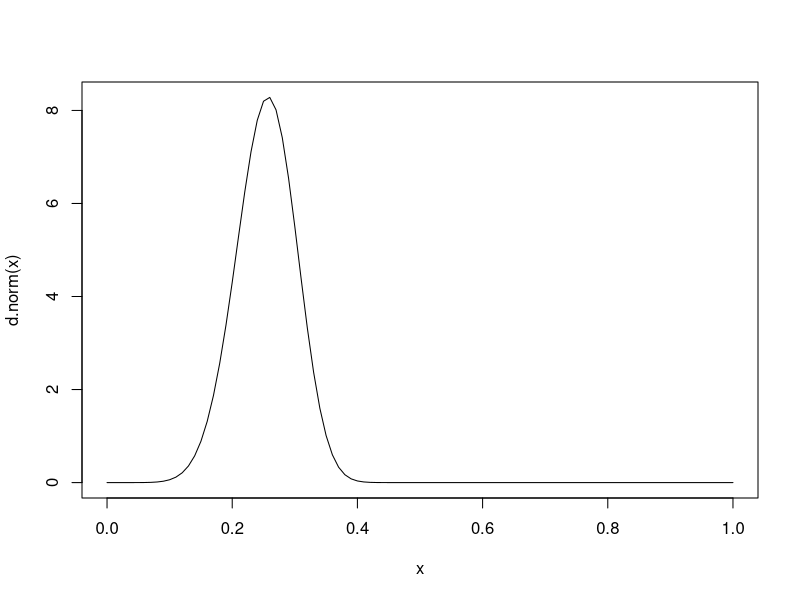
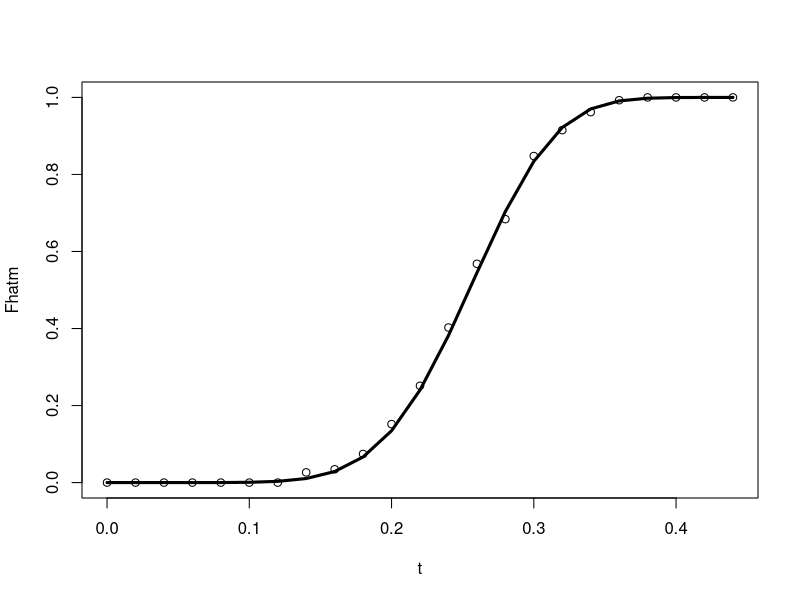

Generate these figures, in order, with R: (Note: this script raises an error after producing the figures.)
rm(list = ls(all = TRUE)) # remove (almost) everything in the working environment.
N <- 1 # 循环计算1000次
n = 200
M <- 200

###  generate x
theta <- 1/4
X <- matrix(NA, M, N)
for (j in 1:N) 
{
  e <- rgamma(M, shape=2, rate =1)
  z <- e/sum(e)
  x <- z^theta
  X[,j] <- x
}

## generate y
Y <- matrix(NA,N,n)
for (j in 1:N) {
l <- 0; y <- c()
while (l < n) {
  y.temp <- sample(X[,j], 1)
  u <- runif(1,0,1)
  if (u <= y.temp) {y <- c(y, y.temp)} else {y <- y}
  l <- length(y)
} 
  Y[j,] <- y  
}

k.q = function(u)     ## the quartic kernel function 
{
  res = 15*(1 - u^2)^2/16*(abs(u)<=1)
  return(res)
}

k.e = function(u) ## epanechnikov kernel function
{
  res <- 3*(1-u^2)/4*(abs(u)<=1)
  return(res)
}

K = function(x) ## the kernel distribution function 
{
  res <- integrate(k.q, lower = -1.5, upper = x)$value
  return(res)
}

### K(c(-1,-12))
# integrate(k.q, lower = -Inf, upper = 0.2)$value

## the true distribution function
d.norm <- function(x){
  n <- 200
  res <- (2*n-1)*(2*n-2)*x^{2/theta -1}*(1-x^{1/theta})^{2*n-3}/theta
  return(res)
}
curve(d.norm)

F.MA <- function(x){
  res <- integrate(d.norm, lower = 0, upper = x)$value
  return(res)
}
F.MA(1)

Fns <- function(x,y)
{
  #  y <- Y[1,]
  #   x=3.9
  n <- length(y)
  hn <- IQR(y, na.rm = FALSE, type = 7)*n^{-1/3}
  # hn
  # mu <- 1/mean(1/y)
  K.temp <- rep(NA,n)
  for (i in 1:n) {
    #  i=4
    K.temp[i] <- K((x-y[i])/hn)
  }
  # K((x-y)/hn); K(-0.988)
  K.temp
  res <- mean(K.temp/y)/mean(1/y)
  return(res)
}
# Fns(x=1, y=Y[1,])

Fnc <- function(x,y)
{
  res <- mean(as.numeric(y <= x)/y)/mean(1/y)
  return(res) # return(j) # return() 不能直接使用，只能在编写函数时使用
}

t = seq(0, 0.45, by = 0.02)
m = length(t)
F.t <- c()
for (i in 1:m) {
  F.t[i] <- F.MA(t[i])
}

Fnshat = Fnchat = matrix(NA, m, N)
for (j in 1:N){
  #  j=3
  # x=4
  Fnshat.temp = c()
  for (i in 1:m){
    # i=30
    Fnshat.temp[i] <- Fns(x=t[i], y=Y[j,])
  }
  Fns(x=3.9, y=Y[j,])
  Fnshat[,j] <- Fnshat.temp
  print(j)
}
# Fnshat[,224]
Fhatm <- apply(Fnshat, 1, mean)
plot(t, Fhatm, ylim = c(0,1))
lines(t, F.t, lwd=3, col="black",lty=1)

for (j in 1:N){
  Fnc.temp = c()
  for (i in 1:m){
    Fnc.temp[i] <- Fnc(x=t[i], y=Y[j,])
  }
  Fnchat[,j] <- Fnc.temp
  print(j)
}

# par(mar=c(1,1,1,1))   #设置边距参数
Fcm <- apply(Fnchat, 1, mean)

setwd("C:/Users/lenovo/Desktop/lengthbiased/20240817manu")
figure <- paste("figure4",n,".pdf", sep = "")
pdf(file = figure)
plot(t, Fhatm, ylab = "", xlab = "x", ylim = c(0,1), type = "n", yaxt = "n")
abline(h=1)
axis(2, seq(0, 1, length=6), seq(0, 1, length = 6), las = 0)
lines(t, Fhatm, lwd=2, col="green",lty=2)
lines(t, Fcm, lwd=2, col="red",lty=3)
lines(t, F.t, lwd=2, col= "black", lty=1)
legend("bottomright", c("F", expression(F[n]^{s}), expression(F[n]^{c})), 
       col = c("black","green","red"), lty = c(1,2,3), lwd=2)
dev.off()


